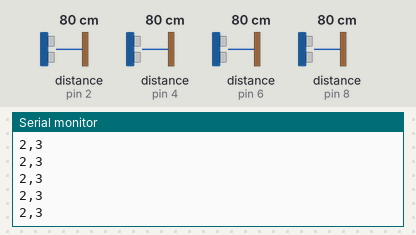
Bench run of a sketch on a simulated Arduino Uno, built with avr-gcc and run on an emulated ATmega328P. Shown: the last lines printed to the serial monitor. Wiring (inferred from the names in the program): 4 × ultrasonic range finder: trigger pin 3, echo pin 2 / trigger pin 5, echo pin 4 / trigger pin 7, echo pin 6 / trigger pin 9, echo pin 8. Inputs (shaded band) come from the test bench; at power-on: distance to the obstacle (sensors on pin 2, pin 4, pin 6, pin 8) 80 cm. The echo pulse lasts 58.3 µs per cm.

Above: at 1.2 s.
1.3 s: distance to the obstacle (sensor on pin 2) set to 250 cm
At 1.58 s:
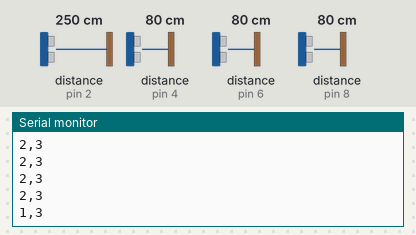
2.8 s: distance to the obstacle (sensor on pin 4) set to 120 cm
At 2.89 s:
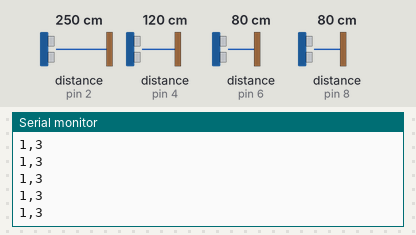
4.3 s: distance to the obstacle (sensor on pin 6) set to 120 cm
At 4.36 s:
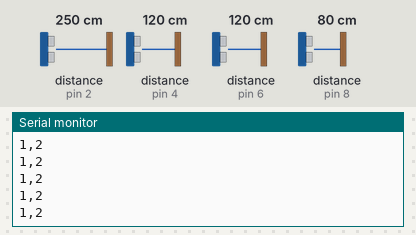
5.8 s: distance to the obstacle (sensor on pin 8) set to 299 cm
At 5.99 s:
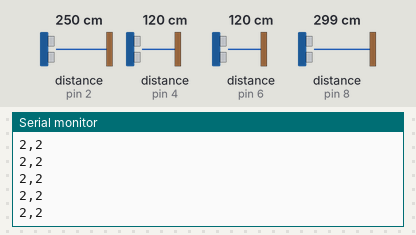
7.3 s: distance to the obstacle (sensor on pin 2) set to 2 cm
At 7.32 s:
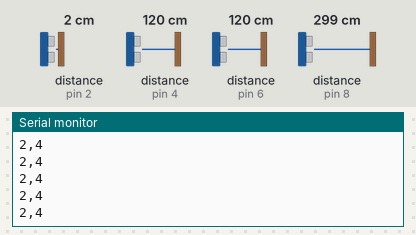
8.8 s: distance to the obstacle (sensor on pin 4) set to 250 cm
At 8.94 s:
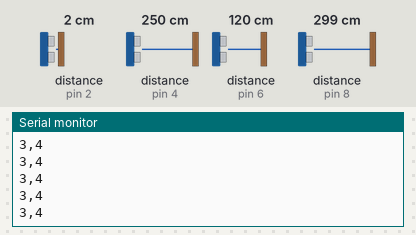
Timing chart, 0 to 11.3 s (numbered marks = the images above; inputs shaded):
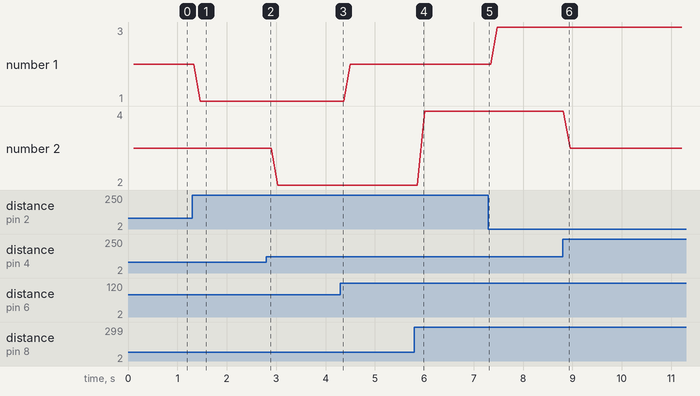

Measured:
- after the input at 1.3 s, the serial monitor: prints a new line after 0.16 s (image 1)
- plotted number 1: 2 → 1 after the input at 1.3 s, 2 → 3 after the input at 7.3 s
- plotted number 2: 2 → 4 after the input at 5.8 s

The sketch:

Task3.2.ino
```cpp
//Giving intuitive names to the pins
const int pingPin4 = 9;
const int echoPin4 = 8;
const int pingPin3 = 7;
const int echoPin3 = 6;
const int pingPin2 = 5;
const int echoPin2 = 4;
const int pingPin1 = 3;
const int echoPin1 = 2;

void setup() {
   Serial.begin(9600);
  //initiaoizing all the pins
   pinMode(pingPin1, OUTPUT);
   pinMode(echoPin1, INPUT);
   pinMode(pingPin2, OUTPUT);
   pinMode(echoPin2, INPUT);
   pinMode(pingPin3, OUTPUT);
   pinMode(echoPin3, INPUT);
   pinMode(pingPin4, OUTPUT);
   pinMode(echoPin4, INPUT);
}

void loop() {
  //initiaoizing all the variables
  int x,y;
  long sensor0,sensor90,sensor180,sensor270;
  //Taking in the sensor readings
  sensor0 = altrasonicSensor(pingPin1, echoPin1);
  sensor90 = altrasonicSensor(pingPin2, echoPin2);
  sensor180 = altrasonicSensor(pingPin3, echoPin3);
  sensor270 = altrasonicSensor(pingPin4, echoPin4);
  //Taking the avr. of the opposit sensors to reduce noise
  x = (sensor180+5-sensor0)/2;
  y = (sensor270+6-sensor90)/2;

   delay(100);
   //Printing out the position
   Serial.print(x);
   Serial.print(",");
   Serial.println(y);
}


long altrasonicSensor(int pingPin,int echoPin)
{
   long duration, cm;
   digitalWrite(pingPin, LOW);
   delayMicroseconds(2);
   digitalWrite(pingPin, HIGH);
   delayMicroseconds(10);
   digitalWrite(pingPin, LOW);
   duration = pulseIn(echoPin, HIGH);
   return duration / 29 / 2 / 100;
}
```
